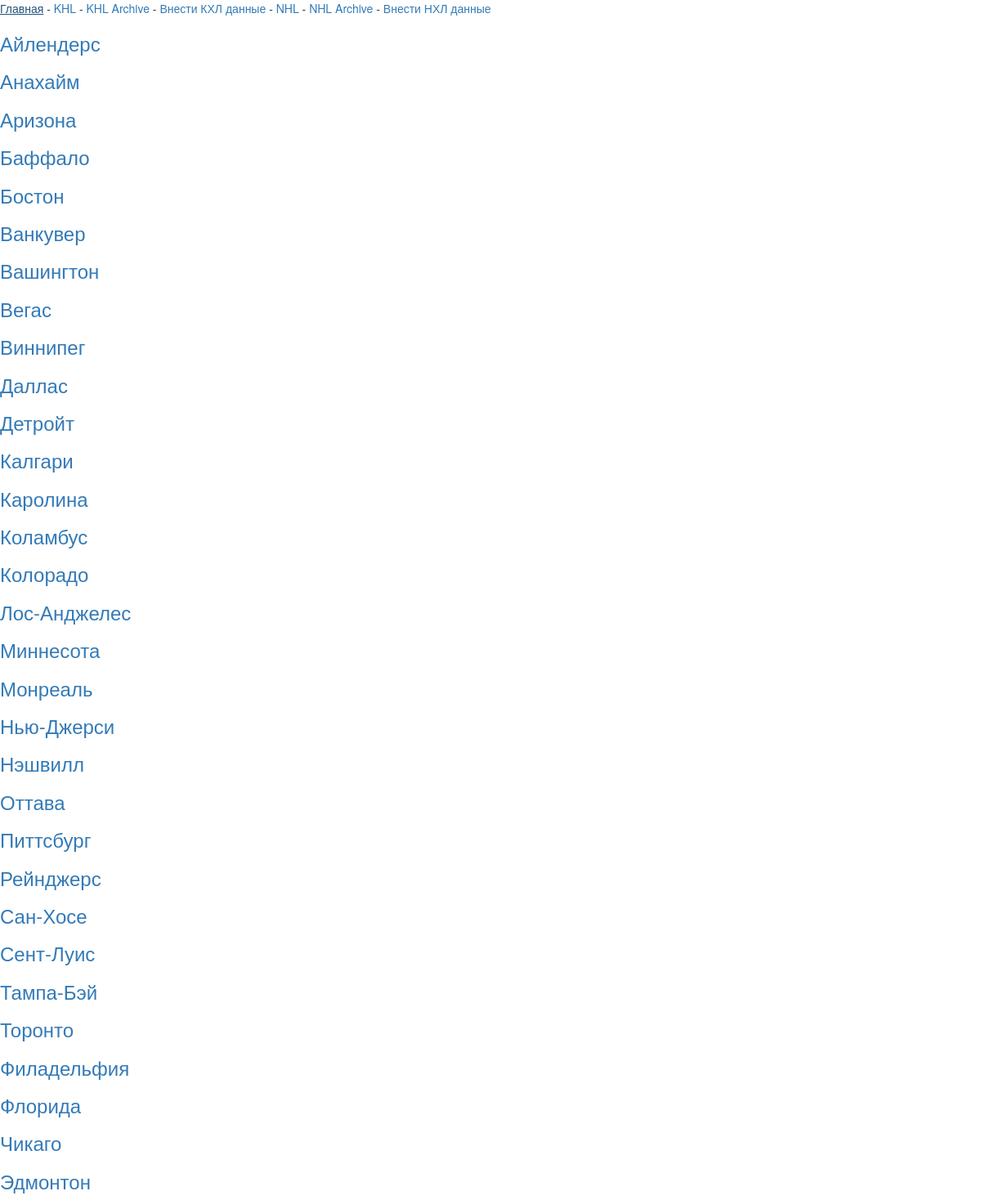
Screenshot of /nhl/ with the database file from the repository.
### score/models.py (models this page shows)
class NhlTeam(models.Model):
    class Meta:
        verbose_name = 'Команда НХЛ'
        verbose_name_plural = 'Команды НХЛ'
    NHLTEAM = (
        ("Айлендерс", "Айлендерс"),
        ("Анахайм", "Анахайм"),
        ("Аризона", "Аризона"),
        ("Баффало", "Баффало"),
        ("Бостон", "Бостон"),
        ("Ванкувер", "Ванкувер"),
        ("Вашингтон", "Вашингтон"),
        ("Вегас", "Вегас"),
        ("Виннипег", "Виннипег"),
        ("Даллас", "Даллас"),
        ("Детройт", "Детройт"),
        ("Калгари", "Калгари"),
        ("Каролина", "Каролина"),
        ("Коламбус", "Коламбус"),
        ("Колорадо", "Колорадо"),
        ("Лос-Анджелес", "Лос-Анджелес"),
        ("Миннесота", "Миннесота"),
        ("Монреаль", "Монреаль"),
        ("Нью-Джерси", "Нью-Джерси"),
        ("Нэшвилл", "Нэшвилл"),
        ("Оттава", "Оттава"),
        ("Питтсбург", "Питтсбург"),
        ("Рейнджерс", "Рейнджерс"),
        ("Сан-Хосе", "Сан-Хосе"),
        ("Сент-Луис", "Сент-Луис"),
        ("Тампа-Бэй", "Тампа-Бэй"),
        ("Торонто", "Торонто"),
        ("Филадельфия", "Филадельфия"),
        ("Флорида", "Флорида"),
        ("Чикаго", "Чикаго"),
        ("Эдмонтон", "Эдмонтон")
    )
    team_name = models.CharField('Имя команды',
                                 primary_key=True,
                                 max_length=50,
                                 blank=False,
                                 help_text="Choose team",
                                 choices=NHLTEAM)
    def __str__(self):
        return self.team_name

### score/views.py (the view)
# urls.py: path('nhl/', views.nhl, name='nhl'),
def nhl(request):
    nhl_teams = NhlTeam.objects.all()
    return render(request, 'score/nhl_page.html', {'nhl_teams': nhl_teams})

### score/templates/score/nhl_page.html
{% extends 'score/base.html' %}
{% block content %}
{% for team in nhl_teams %}
    <div>
        <h3><a href="/nhl/{{team}}">{{ team }}</a></h3>
    </div>
{% endfor %}
{% endblock %}

### rows the page displays
NhlTeam: team_name "Айлендерс"
NhlTeam: team_name "Анахайм"
NhlTeam: team_name "Аризона"
NhlTeam: team_name "Баффало"
NhlTeam: team_name "Бостон"
NhlTeam: team_name "Ванкувер"
NhlTeam: team_name "Вашингтон"
NhlTeam: team_name "Вегас"
NhlTeam: team_name "Виннипег"
NhlTeam: team_name "Даллас"
NhlTeam: team_name "Детройт"
NhlTeam: team_name "Калгари"
NhlTeam: team_name "Каролина"
NhlTeam: team_name "Коламбус"
NhlTeam: team_name "Колорадо"
NhlTeam: team_name "Лос-Анджелес"
NhlTeam: team_name "Миннесота"
NhlTeam: team_name "Монреаль"
NhlTeam: team_name "Нью-Джерси"
NhlTeam: team_name "Нэшвилл"
NhlTeam: team_name "Оттава"
NhlTeam: team_name "Питтсбург"
NhlTeam: team_name "Рейнджерс"
NhlTeam: team_name "Сан-Хосе"
NhlTeam: team_name "Сент-Луис"
NhlTeam: team_name "Тампа-Бэй"
NhlTeam: team_name "Торонто"
NhlTeam: team_name "Филадельфия"
NhlTeam: team_name "Флорида"
NhlTeam: team_name "Чикаго"
NhlTeam: team_name "Эдмонтон"
